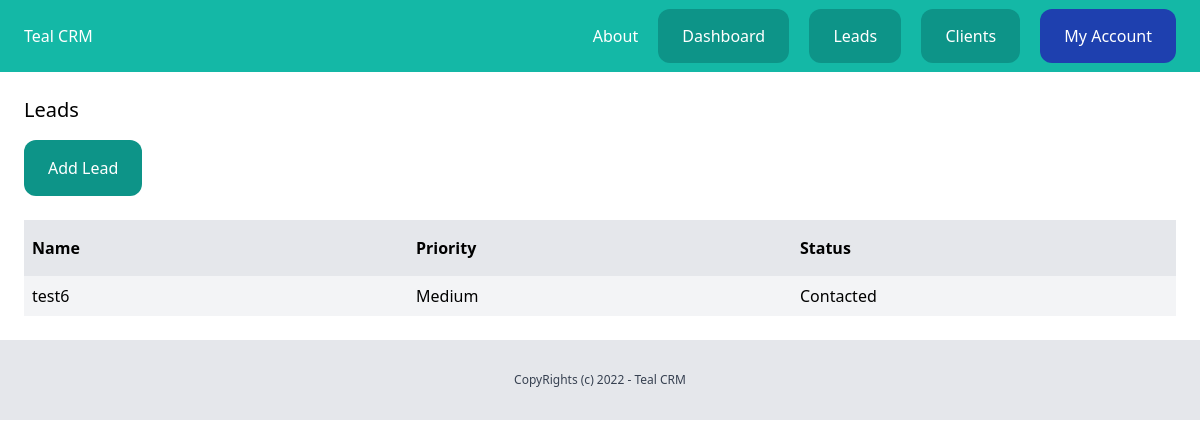
The app's page /dashboard/leads/ (signed in), older data.
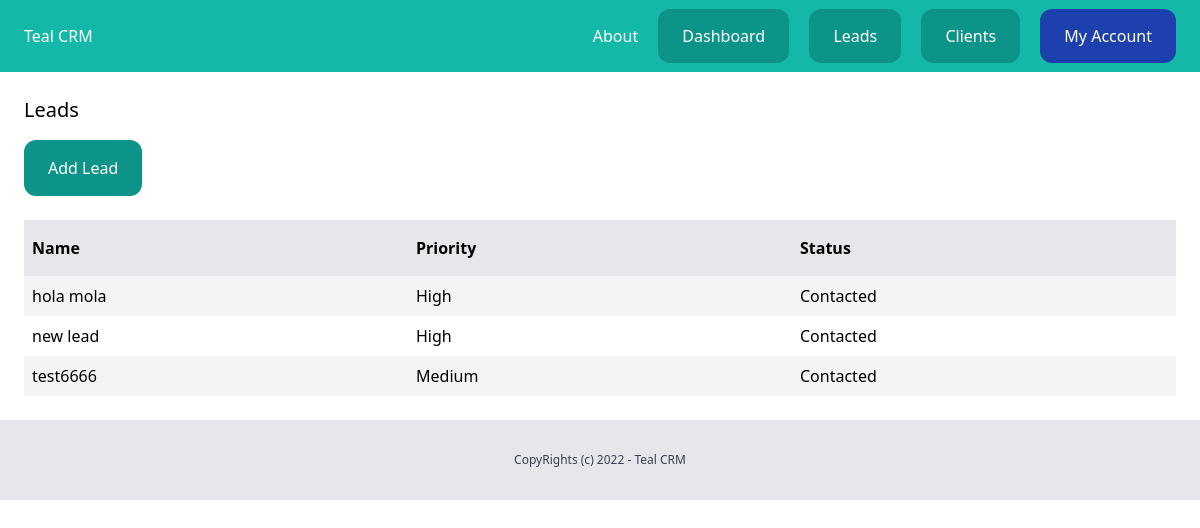
The same page, newer data.
### lead/models.py (models this page shows, shortened)
class Lead(models.Model):
    LOW = 'low'
    MEDIUM = 'medium'
    HIGH = 'high'
    CHOICES_PRIORITY = (
        (LOW , 'Low'),
        (MEDIUM , 'Medium'),
        (HIGH , 'High'),
        )
    NEW = 'new'
    CONTACTED = 'contacted'
    LOST = 'lost'
    WON ='won'
    CHOICES_STATUS = (
        (NEW , 'New'),
        (CONTACTED , 'Contacted'),
        (LOST , 'Lost'),
        (WON , 'Won'),
        )
    team = models.ForeignKey(Team, related_name='leads',on_delete=models.CASCADE)
    name = models.CharField(max_length=255)
    email = models.EmailField()
    description = models.TextField(blank=True,null=True)
    created_by = models.ForeignKey(User, on_delete=models.CASCADE , related_name='leads')
    created_at = models.DateTimeField(auto_now_add=True)
    priority = models.CharField(max_length=10,choices=CHOICES_PRIORITY,default=MEDIUM)
    status = models.CharField(max_length=10,choices=CHOICES_STATUS,default=NEW)
    modified = models.DateTimeField(auto_now=True)
    converted_to_client = models.BooleanField(default=False)
    class Meta:
        ordering = ('name',)

### lead/views.py (the view)
# urls.py: path('', views.LeadListView.as_view(),name='leads-list'),
class LeadListView(ListView):
    model =Lead
    context_object_name = 'leads'
    template_name = 'lead/leads_list.html'
    @method_decorator(login_required)
    def dispatch(self,  *args, **kwargs) :
        return super().dispatch(*args, **kwargs)
    def get_queryset(self):
        queryset =  super(LeadListView, self).get_queryset()
        queryset = queryset.filter(created_by =self.request.user,converted_to_client = False)
        return queryset

### lead/templates/lead/leads_list.html (shortened to what this page needs)
{% extends 'core/base.html' %}
{% block content %}
<div class="py-6 px-6">
    <h1 class="mb-4 text-xl">Leads</h1>
    <a href="{% url 'add-lead' %}" class="inline-block py-4 px-6 bg-teal-600 rounded-xl text-white">Add Lead</a>
    {% if leads %}
        <div class="mt-6 flex justify-between">
            <p class="py-4 px-2 bg-gray-200 font-semibold w-full">Name</p>
            <p class="py-4 px-2 bg-gray-200 font-semibold w-full">Priority</p>
            <p class="py-4 px-2 bg-gray-200 font-semibold w-full">Status</p>
        </div>
        {% for lead in leads %}
        <div class="flex justify-between">
            <p class="py-2 px-2 w-full {% cycle 'bg-gray-100' '' %}">
                <a href="{% url 'lead-details' lead.id %}">
                    {{ lead.name }}
                </a>
            </p>
            <p class="py-2 px-2 w-full {% cycle 'bg-gray-100' '' %}">{{ lead.get_priority_display }}</p>
            <p class="py-2 px-2 w-full {% cycle 'bg-gray-100' '' %}">{{ lead.get_status_display }}</p>
        </div>
        {% endfor %}
    {% else %}
        <p class="py-2 px-2">There are no lead in DataBase Yet...</p>
    {% endif %}
</div>
{% endblock content %}

### core/templates/core/base.html (shortened to what this page needs)
{% load static %}
<!doctype html>
<html>
<head>
  <link rel="stylesheet" href="{% static 'main.min.css' %}">
</head>
<body>
  <nav class="py-6 px-6 flex justify-between bg-teal-500">
    <a href="/" class="text-white">Teal CRM</a>
    <div class="space-x-4">
      <a href="{% url 'about' %}" class="text-white">About</a>
      {% if request.user.is_authenticated %}
        <a href="{% url 'dashbaord' %}" class="py-4 px-6 bg-teal-600 rounded-xl text-white">Dashboard</a>
        <a href="{% url 'leads-list' %}" class="py-4 px-6 bg-teal-600 rounded-xl text-white">Leads</a>
        <a href="{% url 'clients-list' %}" class="py-4 px-6 bg-teal-600 rounded-xl text-white">Clients</a>
        <a href="{% url 'my-account' %}" class="py-4 px-6 bg-blue-800 rounded-xl text-white">My Account</a>
      {% else %}
        <a href="{% url 'login' %}" class="py-4 px-6 bg-teal-600 rounded-xl text-white">Login</a>
        <a href="{% url 'signup' %}" class="py-4 px-6 bg-teal-300 rounded-xl text-white">Signup</a>
      {% endif %}
    </div>
  </nav>
  {% block content %}
  {% endblock content %}
  <footer class="py-8 text-center bg-gray-200">
    <p class="text-xs text-gray-700 ">CopyRights (c) 2022 - Teal CRM</p>
  </footer>
</body>
</html>

Row changes from the older to the newer data that the page shows:
added Lead: name "hola mola", priority "High", status "Contacted"
added Lead: name "new lead", priority "High", status "Contacted"
changed Lead "Medium": name "test6" → "test6666"
